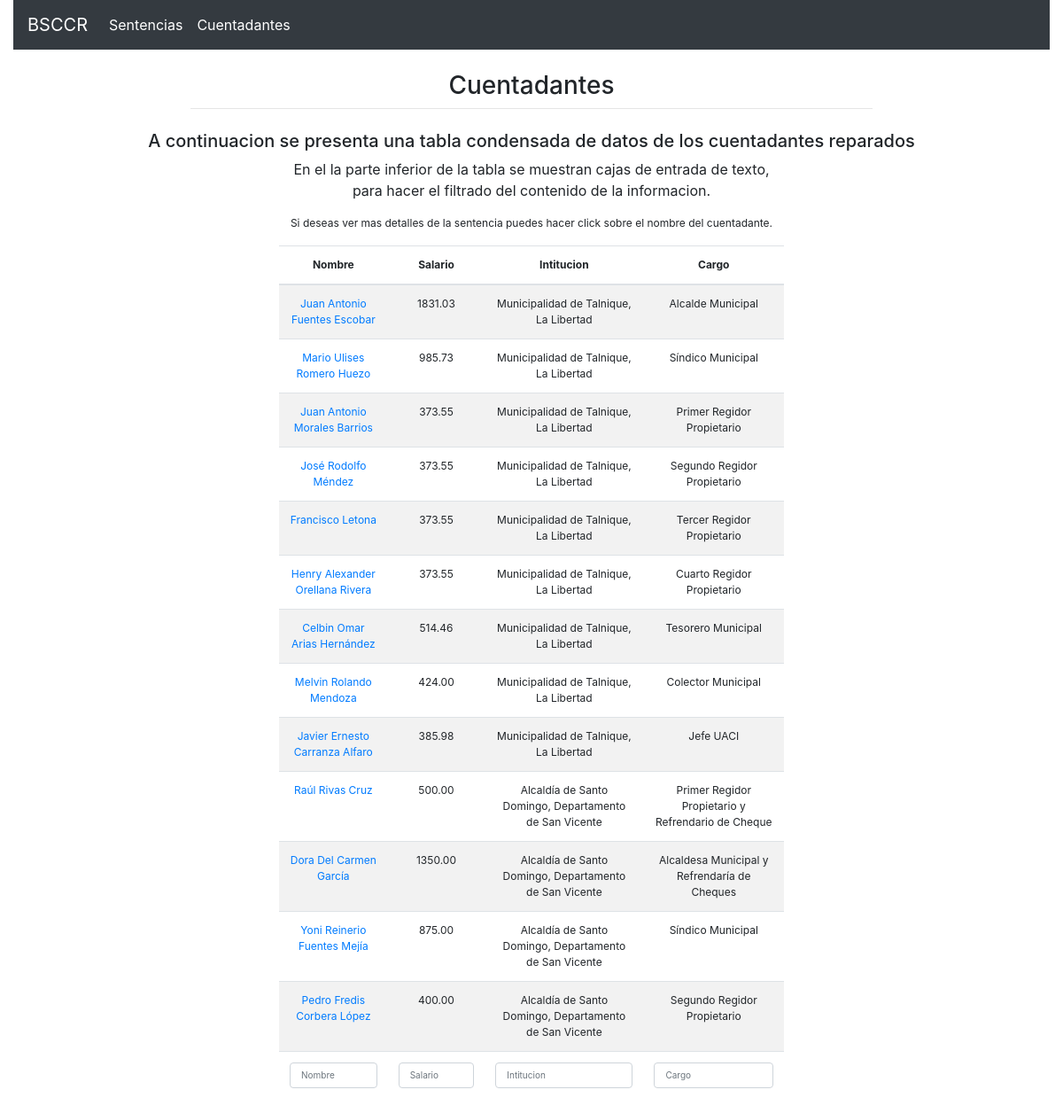
The page /cuentadantes/ on the database its author committed.
### Sentencias/models.py (models this page shows, shortened)
class Cuentadante(models.Model):
    nombre = models.CharField(("Nombre"), max_length=200)
    salario = models.DecimalField(("Salario"), max_digits=8, decimal_places=2,blank=True,null=True)
    institucion = models.CharField(("Institucion"), max_length=200)
    cargo = models.CharField(("Cargo que desempeña"), max_length=200, blank=True,null=True)
    class Meta:
        verbose_name = 'Cuentadante'
        verbose_name_plural = 'Cuentadantes'

### Sentencias/views.py (the view)
# urls.py: path('cuentadantes/', CuentadanteList.as_view(), name='cuentadantes'),
class CuentadanteList(ListView):
    model = Cuentadante
    context_object_name = 'cuentadantes'
    template_name ='Sentencias/cuentadante_lista.html'
    def get_queryset(self):
        nombre = self.request.GET.get('nombre')
        if nombre:
            cuentadantes = Cuentadante.objects.filter(nombre__icontains=nombre)
            return cuentadantes
        return Cuentadante.objects.all()

### templates/Sentencias/cuentadante_lista.html (shortened to what this page needs)
{% extends 'base.html' %}
{% block tituloForm %}
Cuentadantes
{% endblock tituloForm %}
{% block contenido %}
<h5 style="text-align: center;">A continuacion se presenta una tabla condensada de datos de los cuentadantes reparados</h5>
<div class="row">
        <div class="col-xs-3 col-sm-3 col-md-3 col-lg-3">
        </div>
        <div class="col-xs-6 col-sm-6 col-md-6 col-lg-6">
            <p style="text-align: center;">En el la parte inferior de la tabla se
                muestran cajas de entrada de texto, para hacer el filtrado del
                contenido de la informacion.</p>
        </div>
        <div class="col-xs-3 col-sm-3 col-md-3 col-lg-3">
        </div>
    </div>
<div class="row">
    <div class="col-xs-3 col-sm-3 col-md-3 col-lg-3"></div>
    <div class="col-xs-6 col-sm-6 col-md-6 col-lg-6">
            <p style="font-size: 12px;text-align: center;">Si deseas ver mas detalles de la sentencia puedes hacer click sobre el nombre del cuentadante.</p>
        <div class="table-responsive">
            <table id="tabla" class="table table-condensed table-striped table-inverse table-responsive"
                style="font-size: 12px; text-align:center;">
                <thead class="thead-inverse">
                    <tr>
                        <th>Nombre</th>
                        <th>Salario</th>
                        <th>Intitucion</th>
                        <th>Cargo</th>
                    </tr>
                <tfoot>
                    <tr>
                        <th>Nombre</th>
                        <th>Salario</th>
                        <th>Intitucion</th>
                        <th>Cargo</th>
                    </tr>
                </tfoot>
                </thead>
                <tbody>
                    {% for cuentadante in cuentadantes %}
                    <tr>
                        <td scope="row"><a href="{% url 'cuentadante_detail' cuentadante.pk %}">{{cuentadante.nombre}}</a></td>
                        <td>{{cuentadante.salario}}</td>
                        <td>{{cuentadante.institucion}}</td>
                        <td>{{cuentadante.cargo}}</td>
                    </tr>
                    {% endfor %}
                </tbody>
            </table>
        </div>
    </div>
</div>
{% endblock contenido %}

### templates/base.html (shortened to what this page needs)
<!DOCTYPE html>
<html lang="en">
<head>
    <link rel="stylesheet" href="http://netdna.bootstrapcdn.com/bootstrap/3.0.0-rc2/css/bootstrap-glyphicons.css">
    <link rel="stylesheet" href="https://stackpath.bootstrapcdn.com/bootstrap/4.4.1/css/bootstrap.min.css"
>
    <link rel="stylesheet" type="text/css" href="https://cdn.datatables.net/v/dt/dt-1.10.20/datatables.min.css" />
</head>
<body>
    <div class="container-fluid">
        <nav class="navbar navbar-expand-lg navbar-dark bg-dark">
            <a class="navbar-brand" href="{% url 'home' %}">BSCCR</a>
            <div class="collapse navbar-collapse" id="navbarSupportedContent">
                <ul class="navbar-nav mr-auto">
                    <li class="nav-item active">
                        <a class="nav-link" href="{% url 'sentencias' %}">Sentencias </a>
                    </li>
                    <li class="nav-item active">
                        <a class="nav-link" href="{% url 'cuentadantes' %}">Cuentadantes </a>
                    </li>
                </ul>
            </div>
        </nav>
    </div>
    <div class="container-fluid">
        <div class="row justify-content-center">
            <div class="col-8">
                <h3 style="text-align: center;" class="mt-4">{% block tituloForm %}{% endblock tituloForm %}</h3>
                <hr class="mt-0 mb-4">
            </div>
        </div>
        {% block contenido %}
        {% endblock contenido %}
    </div>
</body>
</html>

### rows shown on the page
Cuentadante: nombre "Juan Antonio Fuentes Escobar", salario "1831.03", institucion "Municipalidad de Talnique, La Libertad", cargo "Alcalde Municipal"
Cuentadante: nombre "Mario Ulises Romero Huezo", salario "985.73", institucion "Municipalidad de Talnique, La Libertad", cargo "Síndico Municipal"
Cuentadante: nombre "Juan Antonio Morales Barrios", salario "373.55", institucion "Municipalidad de Talnique, La Libertad", cargo "Primer Regidor Propietario"
Cuentadante: nombre "José Rodolfo Méndez", salario "373.55", institucion "Municipalidad de Talnique, La Libertad", cargo "Segundo Regidor Propietario"
Cuentadante: nombre "Francisco Letona", salario "373.55", institucion "Municipalidad de Talnique, La Libertad", cargo "Tercer Regidor Propietario"
Cuentadante: nombre "Henry Alexander Orellana Rivera", salario "373.55", institucion "Municipalidad de Talnique, La Libertad", cargo "Cuarto Regidor Propietario"
Cuentadante: nombre "Celbin Omar Arias Hernández", salario "514.46", institucion "Municipalidad de Talnique, La Libertad", cargo "Tesorero Municipal"
Cuentadante: nombre "Melvin Rolando Mendoza", salario "424.00", institucion "Municipalidad de Talnique, La Libertad", cargo "Colector Municipal"
Cuentadante: nombre "Javier Ernesto Carranza Alfaro", salario "385.98", institucion "Municipalidad de Talnique, La Libertad", cargo "Jefe UACI"
Cuentadante: nombre "Raúl Rivas Cruz", salario "500.00", institucion "Alcaldía de Santo Domingo, Departamento de San Vicente", cargo "Primer Regidor Propietario y Refrendario de Cheque"
Cuentadante: nombre "Dora Del Carmen García", salario "1350.00", institucion "Alcaldía de Santo Domingo, Departamento de San Vicente", cargo "Alcaldesa Municipal y Refrendaría de Cheques"
Cuentadante: nombre "Yoni Reinerio Fuentes Mejía", salario "875.00", institucion "Alcaldía de Santo Domingo, Departamento de San Vicente", cargo "Síndico Municipal"
Cuentadante: nombre "Pedro Fredis Corbera López", salario "400.00", institucion "Alcaldía de Santo Domingo, Departamento de San Vicente", cargo "Segundo Regidor Propietario"
